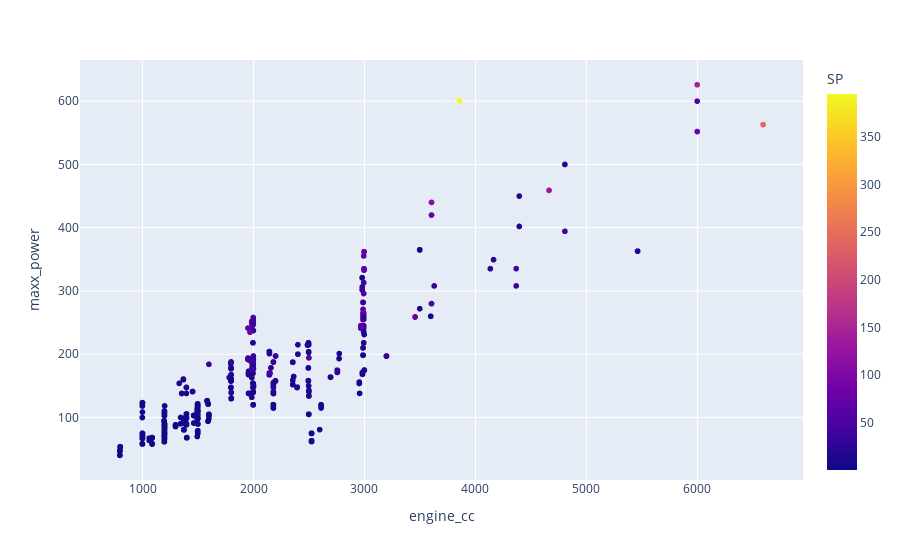

The cell this chart's notebook holds for it:
### Code cell
# relationship b/w maximum power and engine cc with respect to selling price

px.scatter(used_cars, x = 'engine_cc', y = "maxx_power",color = 'SP')

### Figure 1 — Plotly figure (JSON) as saved in the notebook; plotly's stock layout.template omitted (floating-point values rounded to 4 significant figures; data arrays with more than 128 entries replaced by an {"elided": "..."} marker saying what was removed)
{"data": [{"hovertemplate": "engine_cc=%{x}<br>maxx_power=%{y}<br>SP=%{marker.color}<extra></extra>", "legendgroup": "", "marker": {"color": {"elided": "9441 float values"}, "coloraxis": "coloraxis", "symbol": "circle"}, "mode": "markers", "name": "", "showlegend": false, "type": "scattergl", "x": {"elided": "9441 int values"}, "xaxis": "x", "y": {"elided": "9441 float values"}, "yaxis": "y"}], "layout": {"coloraxis": {"colorbar": {"title": {"text": "SP"}}, "colorscale": [[0, "#0d0887"], [0.1111, "#46039f"], [0.2222, "#7201a8"], [0.3333, "#9c179e"], [0.4444, "#bd3786"], [0.5556, "#d8576b"], [0.6667, "#ed7953"], [0.7778, "#fb9f3a"], [0.8889, "#fdca26"], [1, "#f0f921"]]}, "legend": {"tracegroupgap": 0}, "margin": {"t": 60}, "xaxis": {"anchor": "y", "domain": [0, 1], "title": {"text": "engine_cc"}}, "yaxis": {"anchor": "x", "domain": [0, 1], "title": {"text": "maxx_power"}}}}
